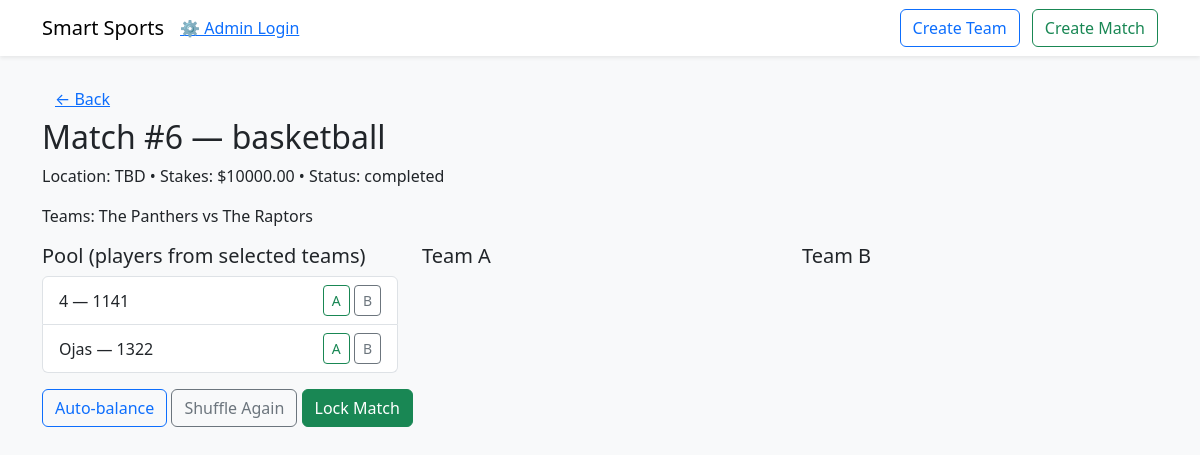
The page /matches/6 on the database its author committed.
### app/models.py (models this page shows)
class Match(db.Model):
    id = db.Column(db.Integer, primary_key=True)
    sport = db.Column(db.String(80), nullable=False, default="soccer")
    location = db.Column(db.String(200), nullable=True)
    date = db.Column(db.DateTime, nullable=True)
    team1_id = db.Column(db.Integer, db.ForeignKey('team.id'), nullable=True)
    team2_id = db.Column(db.Integer, db.ForeignKey('team.id'), nullable=True)
    stakes = db.Column(db.Float, default=0.0)
    status = db.Column(db.String(50), default="pending")
    created_at = db.Column(db.DateTime, default=datetime.utcnow)
    team1 = db.relationship("Team", foreign_keys=[team1_id], lazy=True)
    team2 = db.relationship("Team", foreign_keys=[team2_id], lazy=True)
    winner_team_id = db.Column(db.Integer, db.ForeignKey('team.id'), nullable=True)

class Team(db.Model):
    id = db.Column(db.Integer, primary_key=True)
    name = db.Column(db.String(120), nullable=False)
    color = db.Column(db.String(30), nullable=True)
    skill_rating = db.Column(db.Integer, default=1200)
    created_at = db.Column(db.DateTime, default=datetime.utcnow)
    sport = db.Column(db.String(50), nullable=True, default="soccer")
    captain_id = db.Column(db.Integer, db.ForeignKey('player.id'), nullable=True)
    matches_played = db.Column(db.Integer, default=0)
    matches_won = db.Column(db.Integer, default=0)
    matches_lost = db.Column(db.Integer, default=0)
    players = db.relationship("Player", backref="team", lazy=True, foreign_keys="Player.team_id")

class Player(db.Model):
    id = db.Column(db.Integer, primary_key=True)
    name = db.Column(db.String(120), nullable=False)
    email = db.Column(db.String(200), nullable=True)
    role = db.Column(db.String(80), nullable=True)
    skill_rating = db.Column(db.Integer, default=1200)
    invited = db.Column(db.Boolean, default=False)
    team_id = db.Column(db.Integer, db.ForeignKey('team.id'), nullable=True)
    games_played = db.Column(db.Integer, default=0)
    wins = db.Column(db.Integer, default=0)
    losses = db.Column(db.Integer, default=0)
    is_admin = db.Column(db.Boolean, default=False)
    skills = db.relationship("PlayerSkill", backref="player", lazy=True, cascade="all, delete-orphan")

### app/routes.py (the view)
@app.route("/matches/<int:match_id>")
def match_detail(match_id):
    match = Match.query.get_or_404(match_id)
    pool = []
    if match.team1_id:
        pool += Player.query.filter_by(team_id=match.team1_id).all()
    if match.team2_id:
        pool += Player.query.filter_by(team_id=match.team2_id).all()
    assignments = MatchAssignment.query.filter_by(match_id=match.id).all()
    assigned_a = [a.player for a in assignments if a.team_side == 'A']
    assigned_b = [a.player for a in assignments if a.team_side == 'B']
    locked = (match.status == "locked")
    return render_template("match_detail.html", match=match, pool=pool, assigned_a=assigned_a, assigned_b=assigned_b, locked=locked)

### app/templates/match_detail.html (shortened to what this page needs)
{% extends "base.html" %}
{% block content %}
<a href="{{ url_for('index') }}" class="btn btn-link">&larr; Back</a>
<h2>Match #{{ match.id }} — {{ match.sport }}</h2>
<p>Location: {{ match.location or 'TBD' }} • Stakes: ${{ "%.2f"|format(match.stakes) }} • Status: {{ match.status }}</p>
<p>Teams: {{ match.team1.name if match.team1 else 'Open' }} vs {{ match.team2.name if match.team2 else 'Open' }}</p>
<div class="row">
  <div class="col-md-4">
    <h5>Pool (players from selected teams)</h5>
    <ul id="pool-list" class="list-group">
      {% for p in pool %}
        <li class="list-group-item d-flex justify-content-between align-items-center">
          {{ p.name }} — {{ p.skill_rating }}
          {% if not locked %}
            <div>
              <button class="btn btn-sm btn-outline-success btn-assign" data-player-id="{{ p.id }}" data-side="A">A</button>
              <button class="btn btn-sm btn-outline-secondary btn-assign" data-player-id="{{ p.id }}" data-side="B">B</button>
            </div>
          {% endif %}
        </li>
      {% else %}
        <li class="list-group-item text-muted">No players in pool</li>
      {% endfor %}
    </ul>
  </div>
  <div class="col-md-4">
    <h5>Team A</h5>
  </div>
  <div class="col-md-4">
    <h5>Team B</h5>
  </div>
</div>
<div class="mt-3">
  {% if not locked %}
    <button id="btn-balance" class="btn btn-outline-primary">Auto-balance</button>
    <button id="btn-shuffle" class="btn btn-outline-secondary">Shuffle Again</button>
    <button id="btn-lock" class="btn btn-success">Lock Match</button>
  {% else %}
    <button id="btn-lock" class="btn btn-warning">Unlock Match</button>
  {% endif %}
</div>
{% endblock %}

### rows shown on the page
Match: id "6", sport "basketball", location "TBD", stakes "10000.00", status "completed"
Team: team1 "The Panthers"
Team: team2 "The Raptors"
Player: name "4", skill_rating "1141"
Player: name "Ojas", skill_rating "1322"
